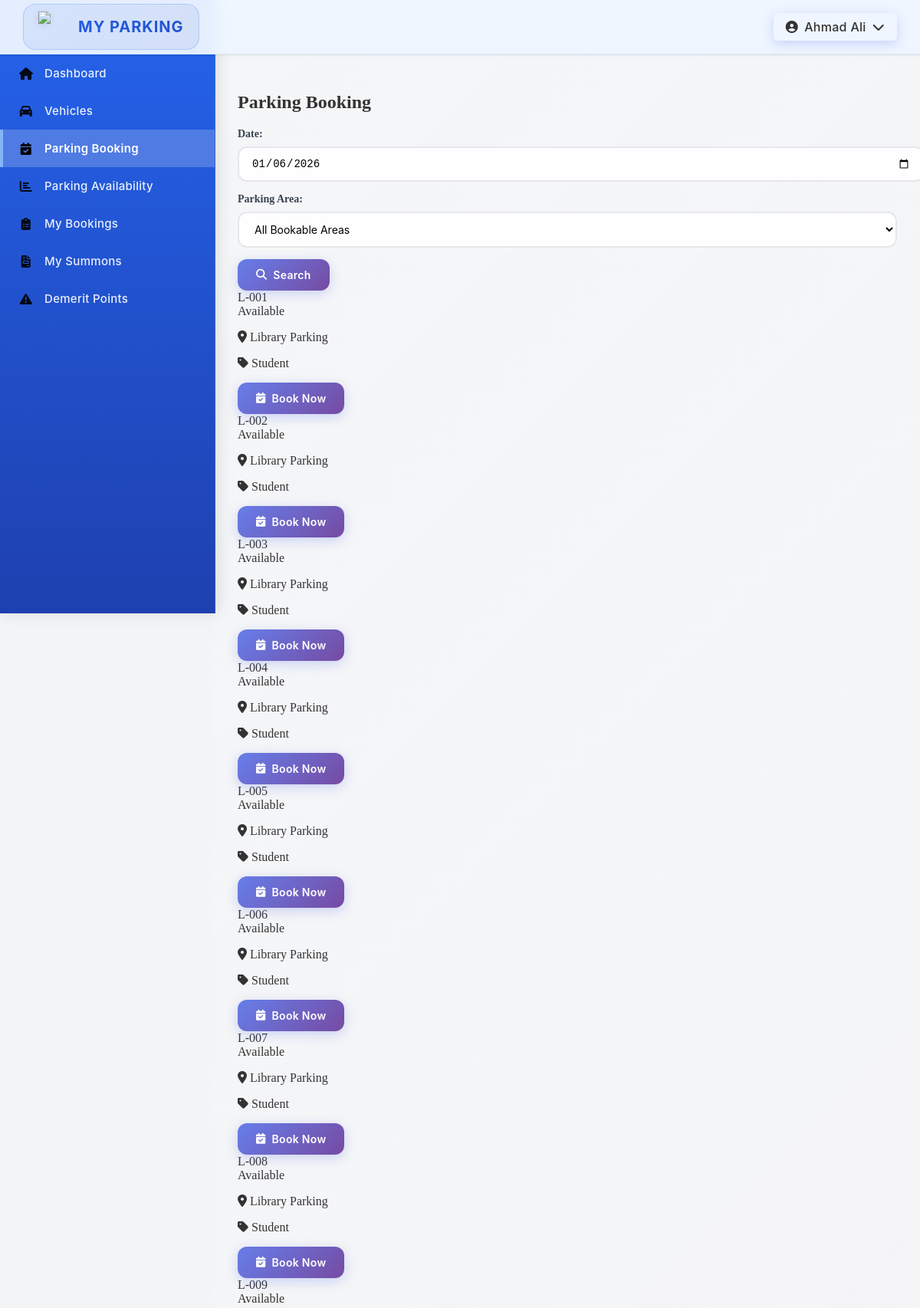
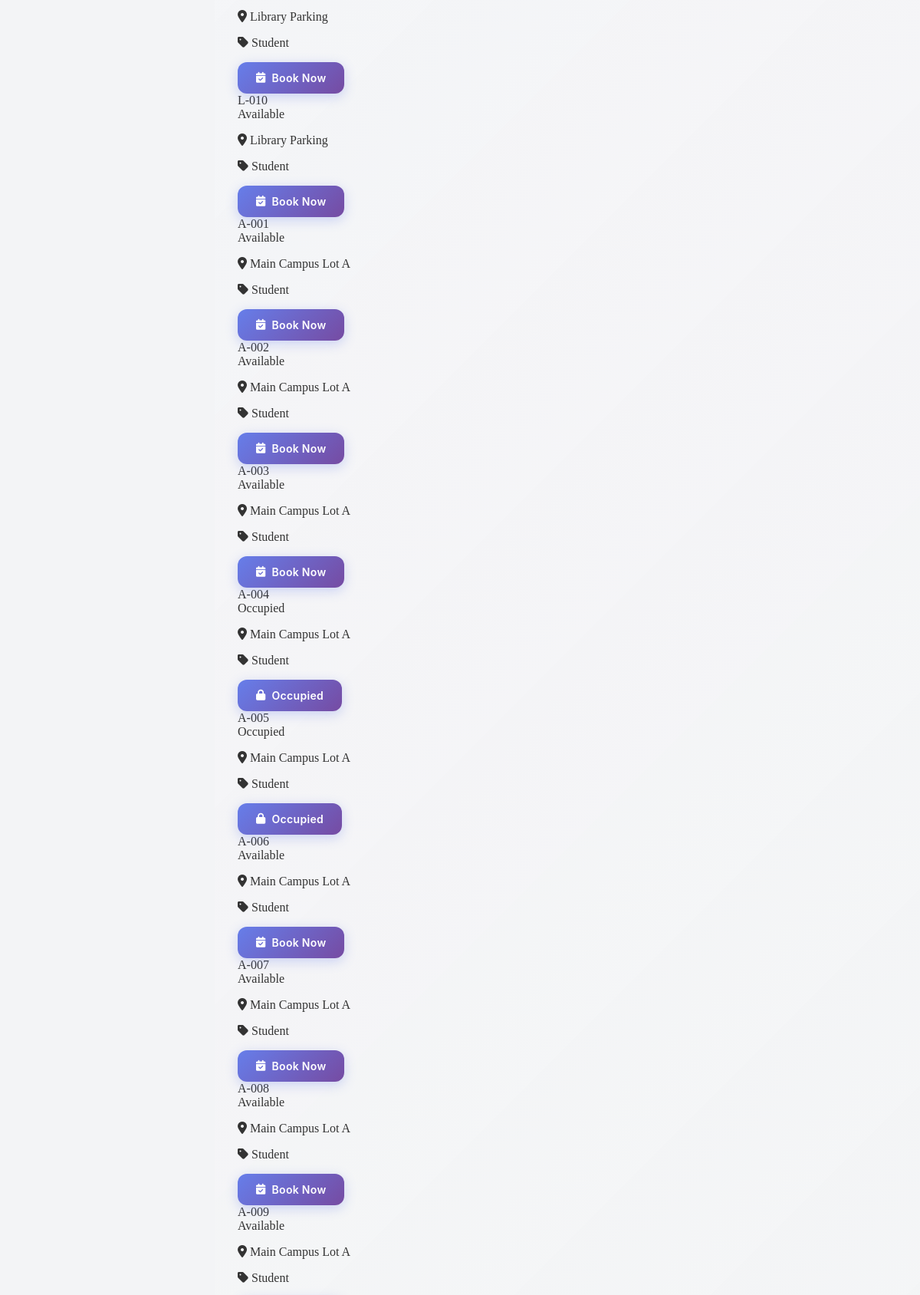
Screenshot of /module03/student/parking_booking.php (signed in, upper part) with the database file from the repository (2 pictures, top to bottom).
### tables this page shows
CREATE TABLE ParkingSpace (
    space_ID INT PRIMARY KEY AUTO_INCREMENT,
    parkingLot_ID INT NOT NULL,
    space_number VARCHAR(20) NOT NULL,
    qr_code_value VARCHAR(50) NOT NULL,
    created_at DATETIME NOT NULL DEFAULT CURRENT_TIMESTAMP,
    updated_at DATETIME NOT NULL DEFAULT CURRENT_TIMESTAMP ON UPDATE CURRENT_TIMESTAMP,
    FOREIGN KEY (parkingLot_ID) REFERENCES ParkingLot(parkingLot_ID) ON DELETE CASCADE ON UPDATE CASCADE,
    UNIQUE KEY unique_space (parkingLot_ID, space_number)
);

CREATE TABLE ParkingLot (
    parkingLot_ID INT PRIMARY KEY AUTO_INCREMENT,
    parkingLot_name VARCHAR(50) NOT NULL,
    parkingLot_type VARCHAR(30) NOT NULL,
    is_booking_lot BOOLEAN NOT NULL DEFAULT FALSE,
    capacity INT NOT NULL,
    UNIQUE KEY unique_parking_lot_name (parkingLot_name)
);

### module03/student/parking_booking.php (the view, shortened to what this page needs)
<?php
$db = getDB();
$selectedDate = $_GET['date'] ?? date('Y-m-d');
$whereClause = '';
$params = [':date' => $selectedDate];
$stmt = $db->prepare("
    SELECT
        ps.space_ID,
        ps.space_number,
        pl.parkingLot_name,
        pl.parkingLot_type,
        CASE
            WHEN b.booking_ID IS NOT NULL THEN 'Occupied'
            ELSE 'Available'
        END as status
    FROM ParkingSpace ps
    JOIN ParkingLot pl ON ps.parkingLot_ID = pl.parkingLot_ID
    LEFT JOIN Booking b ON ps.space_ID = b.space_ID
        AND b.booking_date = :date
        AND b.booking_status IN ('confirmed', 'active')
    WHERE pl.is_booking_lot = 1 AND pl.parkingLot_type = 'Student' $whereClause
    ORDER BY pl.parkingLot_name, ps.space_number
");
$stmt->execute($params);
$spaces = $stmt->fetchAll();
require_once __DIR__ . '/../../layout.php';
?>
<link rel="stylesheet" href="<?php echo APP_BASE_PATH; ?>/module03/student/parking_booking.css?v=<?php echo time(); ?>">
<div class="booking-container">
    <h2>Parking Booking</h2>
    <div class="filters-bar">
        <form method="GET" class="filter-form">
            <div class="filter-group">
                <label>Date:</label>
                <input type="date" name="date" value="<?php echo $selectedDate; ?>" min="<?php echo date('Y-m-d'); ?>">
            </div>
            <div class="filter-group">
                <label>Parking Area:</label>
                <select name="area_id">
                    <option value="">All Bookable Areas</option>
                </select>
            </div>
            <button type="submit" class="btn-search"><i class="fas fa-search"></i> Search</button>
        </form>
    </div>
    <div class="spaces-grid">
        <?php if (empty($spaces)): ?>
        <div class="no-data">
            <i class="fas fa-info-circle"></i>
            <p>No bookable parking spaces found for the selected criteria.</p>
        </div>
        <?php else: ?>
        <?php foreach ($spaces as $space): ?>
        <div class="space-card <?php echo strtolower($space['status']); ?>">
            <div class="space-header">
                <div class="space-number"><?php echo htmlspecialchars($space['space_number']); ?></div>
                <span class="status-badge <?php echo strtolower($space['status']); ?>">
                    <?php echo $space['status']; ?>
                </span>
            </div>
            <div class="space-details">
                <p><i class="fas fa-map-marker-alt"></i> <?php echo htmlspecialchars($space['parkingLot_name']); ?></p>
                <p><i class="fas fa-tag"></i> <?php echo htmlspecialchars($space['parkingLot_type']); ?></p>
            </div>
            <?php if ($space['status'] === 'Available' && $space['parkingLot_type'] === 'Student'): ?>
            <button class="btn-book" onclick="openBookingModal(<?php echo $space['space_ID']; ?>, '<?php echo htmlspecialchars($space['space_number']); ?>', '<?php echo htmlspecialchars($space['parkingLot_name']); ?>')">
                <i class="fas fa-calendar-check"></i> Book Now
            </button>
            <?php elseif ($space['status'] === 'Available' && $space['parkingLot_type'] !== 'Student'): ?>
            <button class="btn-restricted" disabled>
                <i class="fas fa-ban"></i> Staff Only
            </button>
            <?php else: ?>
            <button class="btn-booked" disabled>
                <i class="fas fa-lock"></i> Occupied
            </button>
            <?php endif; ?>
        </div>
        <?php endforeach; ?>
        <?php endif; ?>
    </div>
</div>

### layout.php (style rules this page uses)
body { color: #333; margin: 0; padding: 0; display: flex; min-height: 100vh; background-color: #f3f4f6; }
button, .btn { background: linear-gradient(135deg, #667eea 0%, #764ba2 100%); color: #fff; border: none; padding: 12px 24px; border-radius: 12px; cursor: pointer; font-weight: 600; font-family: 'Inter', 'Segoe UI', -apple-system, BlinkMacSystemFont, sans-serif; font-size: clamp(12px, 1.2vw, 14px); letter-spacing: 0.3px; text-decoration: none; display: inline-flex; align-items: center; gap: 8px; transition: all 0.3s cubic-bezier(0.4, 0, 0.2, 1); box-shadow: 0 4px 15px rgba(102, 126, 234, 0.3); position: relative; overflow: hidden; white-space: nowrap; }
button::before, .btn::before { content: ''; position: absolute; top: 0; left: -100%; width: 100%; height: 100%; background: linear-gradient(90deg, transparent, rgba(255, 255, 255, 0.2), transparent); transition: left 0.5s; }
input[type="text"], input[type="email"], input[type="tel"], input[type="password"], select, textarea { width: 100%; padding: 12px; border: 2px solid #e5e7eb; border-radius: 10px; font-size: 14px; font-family: 'Inter', 'Segoe UI', sans-serif; transition: all 0.3s ease; box-sizing: border-box; margin-bottom: 15px; }
label { display: block; margin-bottom: 8px; font-weight: 600; color: #374151; font-size: 14px; }
label { font-weight: 600; font-size: 14px; display: block; margin-bottom: 8px; color: #374151; }
input, select, textarea { width: 100%; padding: 12px 16px; border-radius: 12px; border: 2px solid #e5e7eb; margin-bottom: 15px; font-size: 14px; transition: all 0.3s ease; background: rgba(255, 255, 255, 0.9); }

### rows the page displays
parkingspace: space_number "L-001", status "Available", parkingLot_ID.parkingLot_name "Library Parking", parkingLot_ID.parkingLot_type "Student"
parkingspace: space_number "L-002", status "Available", parkingLot_ID.parkingLot_name "Library Parking", parkingLot_ID.parkingLot_type "Student"
parkingspace: space_number "L-003", status "Available", parkingLot_ID.parkingLot_name "Library Parking", parkingLot_ID.parkingLot_type "Student"
parkingspace: space_number "L-004", status "Available", parkingLot_ID.parkingLot_name "Library Parking", parkingLot_ID.parkingLot_type "Student"
parkingspace: space_number "L-005", status "Available", parkingLot_ID.parkingLot_name "Library Parking", parkingLot_ID.parkingLot_type "Student"
parkingspace: space_number "L-006", status "Available", parkingLot_ID.parkingLot_name "Library Parking", parkingLot_ID.parkingLot_type "Student"
parkingspace: space_number "L-007", status "Available", parkingLot_ID.parkingLot_name "Library Parking", parkingLot_ID.parkingLot_type "Student"
parkingspace: space_number "L-008", status "Available", parkingLot_ID.parkingLot_name "Library Parking", parkingLot_ID.parkingLot_type "Student"
parkingspace: space_number "L-009", status "Available", parkingLot_ID.parkingLot_name "Library Parking", parkingLot_ID.parkingLot_type "Student"
parkingspace: space_number "L-010", status "Available", parkingLot_ID.parkingLot_name "Library Parking", parkingLot_ID.parkingLot_type "Student"
parkingspace: space_number "A-001", status "Available", parkingLot_ID.parkingLot_name "Main Campus Lot A", parkingLot_ID.parkingLot_type "Student"
parkingspace: space_number "A-002", status "Available", parkingLot_ID.parkingLot_name "Main Campus Lot A", parkingLot_ID.parkingLot_type "Student"
parkingspace: space_number "A-003", status "Available", parkingLot_ID.parkingLot_name "Main Campus Lot A", parkingLot_ID.parkingLot_type "Student"
parkingspace: space_number "A-004", status "Occupied", parkingLot_ID.parkingLot_name "Main Campus Lot A", parkingLot_ID.parkingLot_type "Student"
parkingspace: space_number "A-005", status "Occupied", parkingLot_ID.parkingLot_name "Main Campus Lot A", parkingLot_ID.parkingLot_type "Student"
parkingspace: space_number "A-006", status "Available", parkingLot_ID.parkingLot_name "Main Campus Lot A", parkingLot_ID.parkingLot_type "Student"
parkingspace: space_number "A-007", status "Available", parkingLot_ID.parkingLot_name "Main Campus Lot A", parkingLot_ID.parkingLot_type "Student"
parkingspace: space_number "A-008", status "Available", parkingLot_ID.parkingLot_name "Main Campus Lot A", parkingLot_ID.parkingLot_type "Student"
parkingspace: space_number "A-009", status "Available", parkingLot_ID.parkingLot_name "Main Campus Lot A", parkingLot_ID.parkingLot_type "Student"

### other values shown
$user['username'] "Ahmad Ali"
